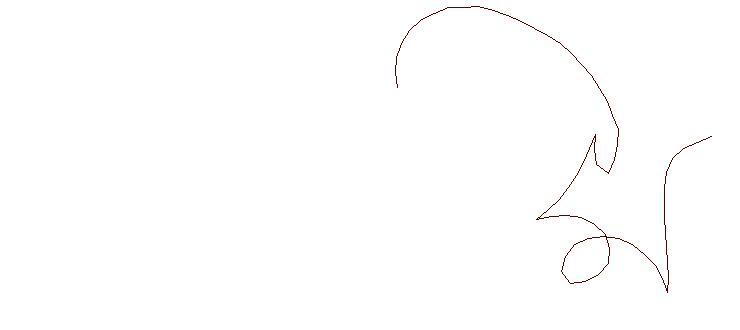
#> input picture ami.jpg, 740 x 330 px
$ python a.py
#> lines starting #> are read from the running program, lines starting #| are printed output that depends on the picture
from PIL import Image
import numpy as np
def open_image():
	 path=input("enter path")
#> the answer given: ../ami.jpg
	 newImage = Image.open(path).convert("L")

	 pixel=newImage.getdata()
	 numarr=np.asarray(pixel,dtype="int16")
	 width=newImage.size[0]
#> width = 740
	 height=newImage.size[1]
#> height = 330
	 arr=numarr.reshape(width,height)
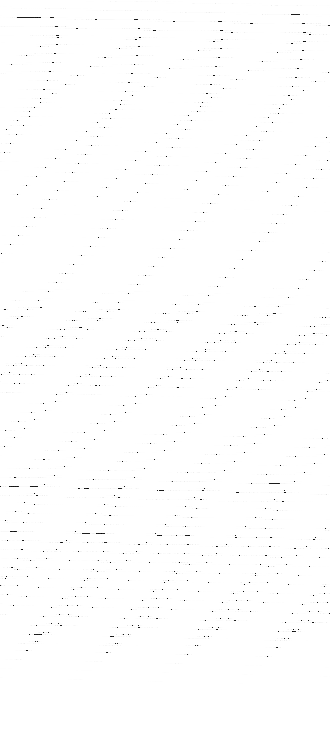
#> arr: shape (740, 330) int16; min 2, max 255, mean 254
	 rev = arr[::-1]
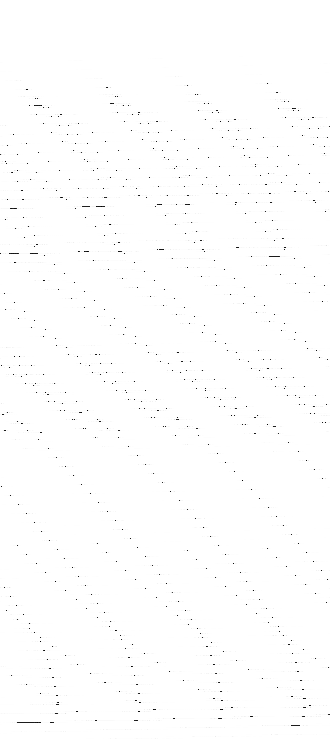
#> rev: shape (740, 330) int16; min 2, max 255, mean 254
	 print (rev.shape)
#| (740, 330)
shape=open_image()
